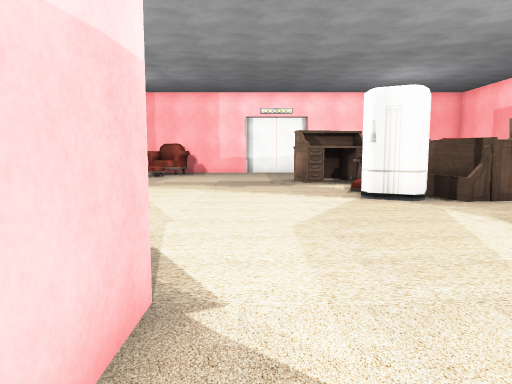
View 1 (above)

20 first-person views from a walk through a Unity game level. The camera is 1.2 m above the floor, tilts 6° down and sees 70° across. The floor is counted in squares, 1 m on a side. Each view is taken from the middle of a square. On the plan, view 1 faces up. The plan holds only what a view shows up to about 15 squares ahead; the rest is blank. The place goes on beyond the plan. The player character is not drawn. Some surface patterns are stand-ins.

View 2
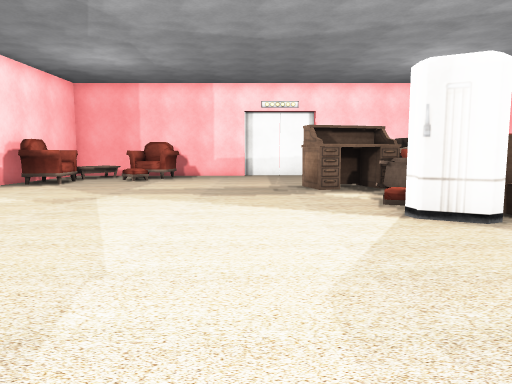

View 3
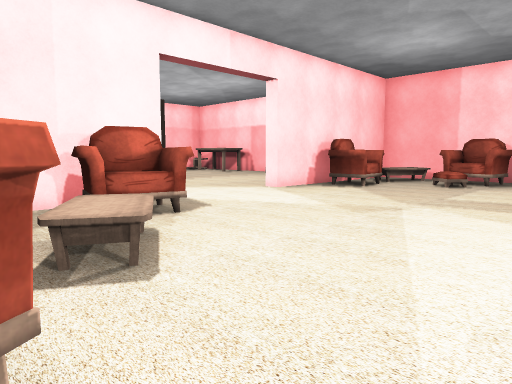

View 4
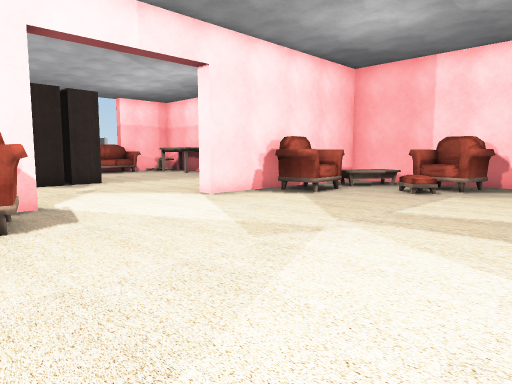

View 5
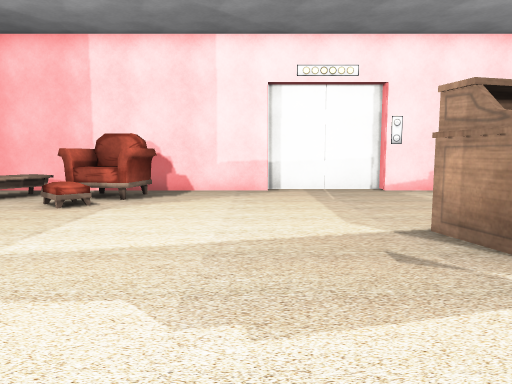

View 6
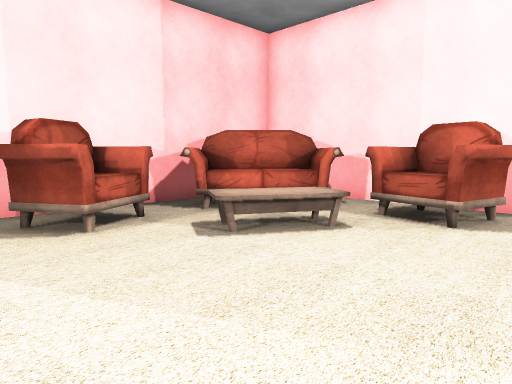

View 7
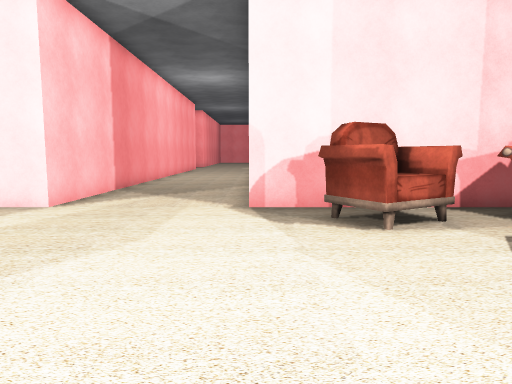

View 8
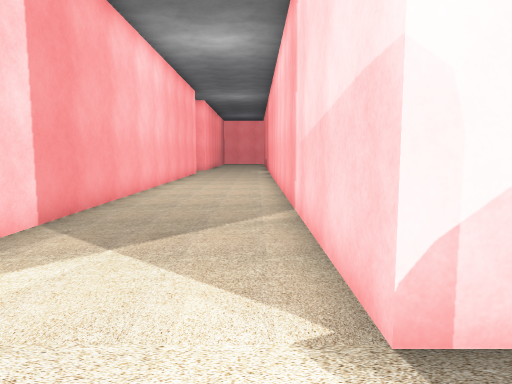

View 9
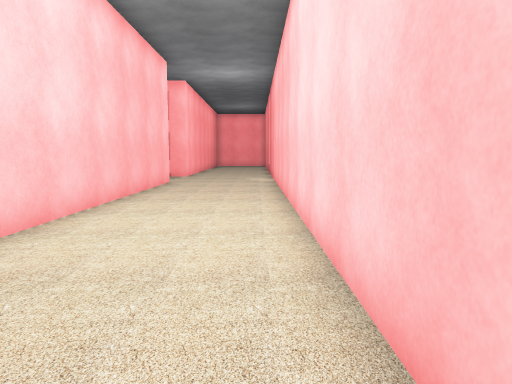

View 10
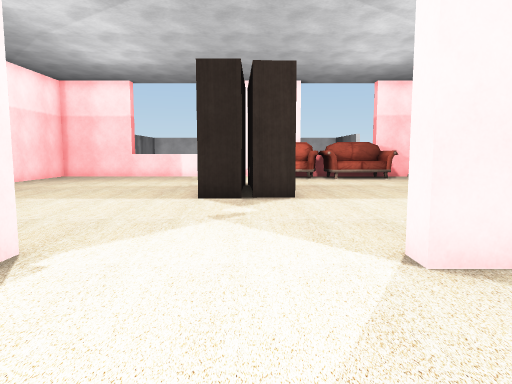

View 11
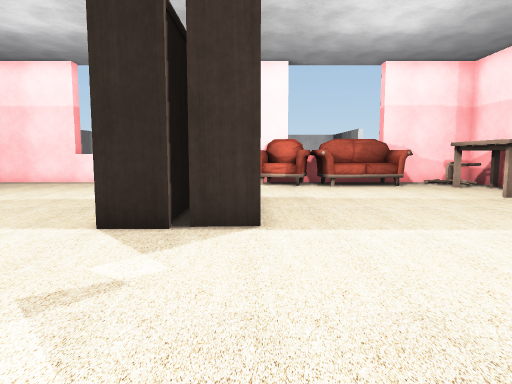

View 12
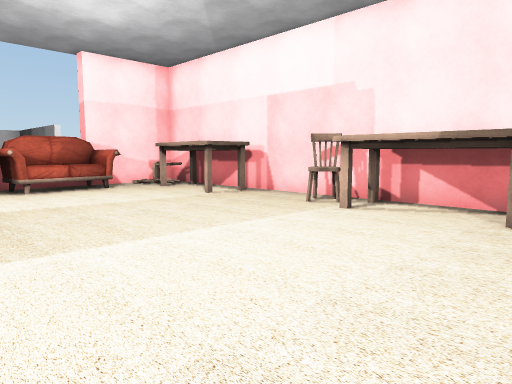

View 13
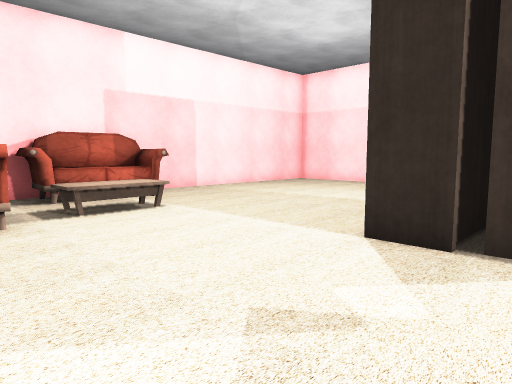

View 14
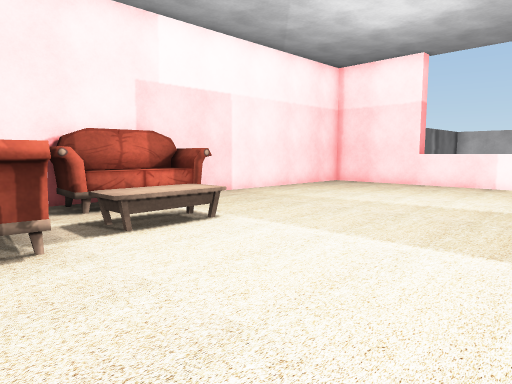

View 15
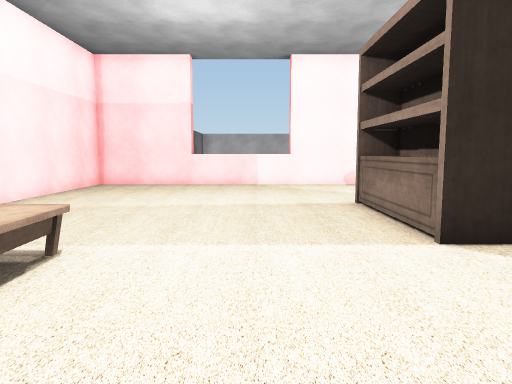

View 16
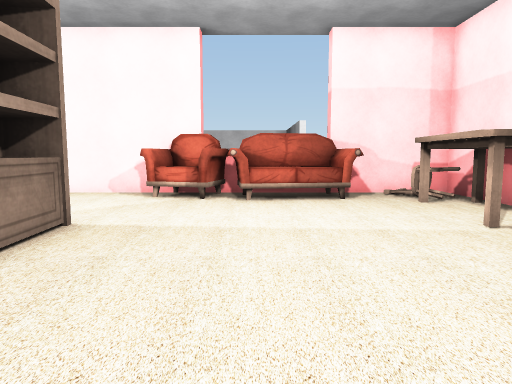

View 17
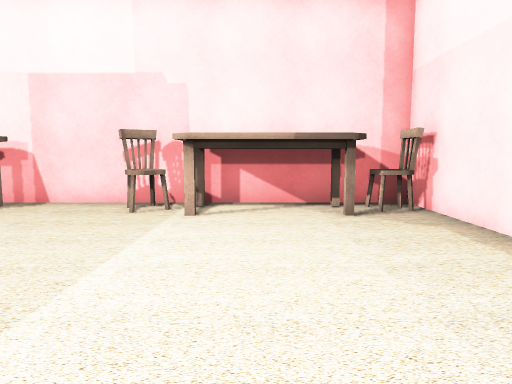

View 18
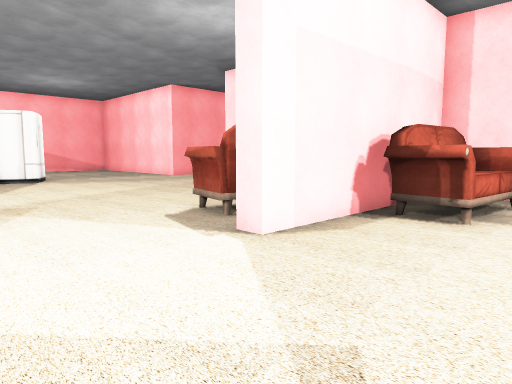

View 19
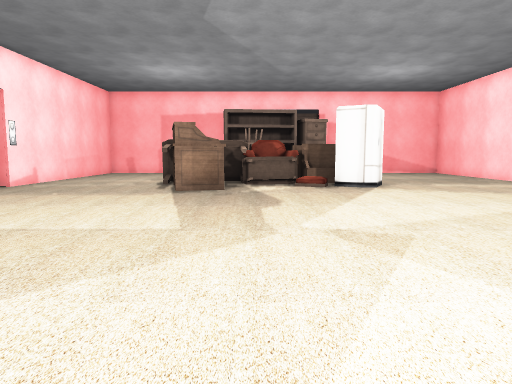

View 20
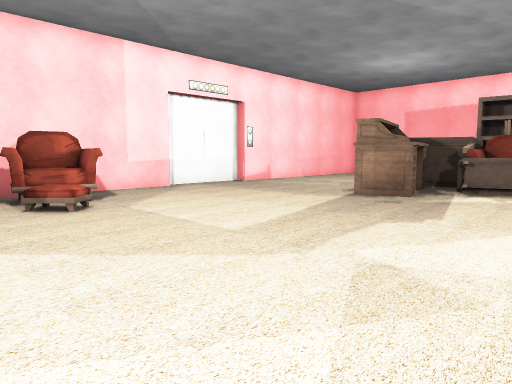

### Floor plan
Points are (right, up) in squares from view 1. A wall is a line through its corners. A room is listed if a view was taken in it or the views show most of it. See-through windows are left out.
Room 1 (views 1, 2, 3, 4, 5, 6, 7, 8, 9, 10, 20)
walls: (-7.4, 2.9) (-0.8, 2.9) (-0.8, -16.8); (-9.7, 10.2) (-9.7, 4.5); (-9.7, 18.1) (-9.7, 14.8); (-0.5, 22.9) (-9.4, 22.9); (-9.7, 20.8) (-9.7, 19.6); (5.1, 22.9) (3.2, 22.9) (3.2, 23.4) (-0.6, 23.4); (3.7, -17.1) (3.7, 2.9) (4.8, 2.9)
ways out: opening at (-9.8, 12.5) to room 2
objects: sofa (-9, 4) to (-6, 7); other object (-9, 8) to (-7, 10); other object (-9, 17) to (-8, 19); table (-9, 20) to (-7, 22); table (-7, 6) to (-5, 8); other object (-6, 21) to (-4, 22); other object (-5, 4) to (-2, 5); desk (2, 15) to (5, 17); fridge (3, 9) to (4, 11); table (4, 13) to (5, 14); other object (4, 17) to (5, 17); desk (5, 9) to (5, 12); other object (5, 14) to (5, 15)
Room 2 (views 11, 12, 13, 14, 15, 16, 17, 18, 19)
walls: (-25.3, 13.4) (-25.3, 2.9) (-16.5, 2.9); (-9.7, 14.8) (-10.4, 14.8); (-10.3, 19.1) (-10.3, 22.9) (-25.3, 22.9) (-25.3, 20.4); (-25.9, 6.5) (-25.2, 6.5); (-10.3, 5.8) (-10.3, 10.2) (-9.7, 10.2); (-13.5, 2.9) (-10.9, 2.9)
ways out: opening at (-9.8, 12.5) to room 1
objects: other object (-25, 14) to (-24, 15); sofa (-25, 16) to (-23, 20); chair (-24, 21) to (-24, 22); table (-23, 21) to (-20, 22); bookshelf (-20, 14) to (-18, 14); bookshelf (-19, 12) to (-16, 13); sofa (-17, 3) to (-13, 4); chair (-17, 22) to (-16, 22); bookshelf (-16, 14); table (-15, 6) to (-14, 7); table (-15, 21) to (-12, 22); sofa (-12, 4) to (-11, 7); chair (-11, 22)

Where each view was taken, in squares from view 1:
view 1: 0 up, 0 right, facing up
view 2: 3 up, 0 right, facing up
view 3: 5 up, 1 left, facing up-left
view 4: 8 up, 1 left, facing up-left
view 5: 11 up, 1 left, facing up
view 6: 11 up, 1 left, facing down-left
view 7: 11 up, 1 left, facing down
view 8: 5 up, 0 right, facing down
view 9: 2 down, 0 right, facing down
view 10: 13 up, 6 left, facing left
view 11: 14 up, 10 left, facing left
view 12: 14 up, 11 left, facing up-left
view 13: 14 up, 11 left, facing down-left
view 14: 12 up, 11 left, facing down-left
view 15: 9 up, 11 left, facing left
view 16: 17 up, 14 left, facing left
view 17: 14 up, 14 left, facing up
view 18: 14 up, 14 left, facing down-right
view 19: 14 up, 10 left, facing right
view 20: 11 up, 8 left, facing up-right
